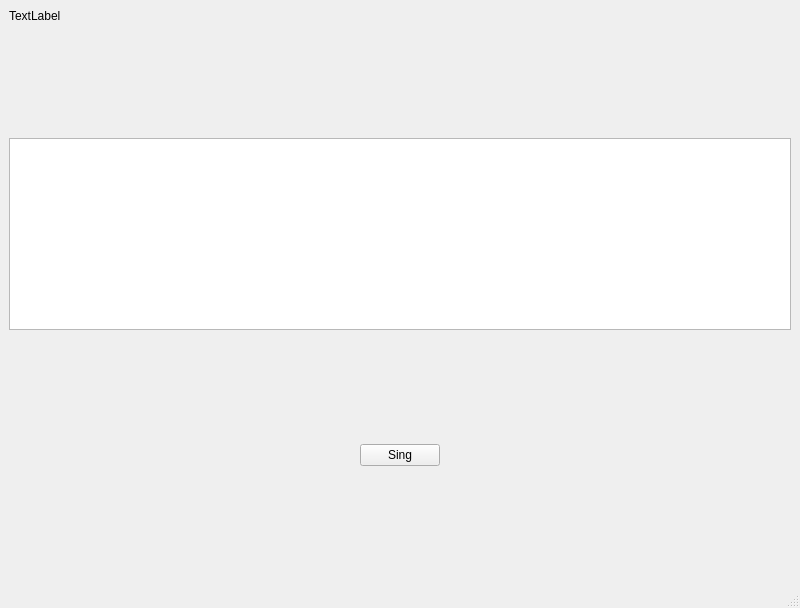
<?xml version="1.0" encoding="UTF-8"?>
<ui version="4.0">
 <class>MainWindow</class>
 <widget class="QMainWindow" name="MainWindow">
  <property name="geometry">
   <rect>
    <x>0</x>
    <y>0</y>
    <width>800</width>
    <height>608</height>
   </rect>
  </property>
  <property name="windowTitle">
   <string>MainWindow</string>
  </property>
  <widget class="QWidget" name="centralwidget">
   <property name="minimumSize">
    <size>
     <width>800</width>
     <height>0</height>
    </size>
   </property>
   <layout class="QVBoxLayout" name="verticalLayout_2">
    <item>
     <layout class="QVBoxLayout" name="verticalLayout">
      <property name="spacing">
       <number>4</number>
      </property>
      <item>
       <widget class="QLabel" name="label">
        <property name="text">
         <string>TextLabel</string>
        </property>
       </widget>
      </item>
      <item>
       <spacer name="verticalSpacer_3">
        <property name="orientation">
         <enum>Qt::Orientation::Vertical</enum>
        </property>
        <property name="sizeHint" stdset="0">
         <size>
          <width>20</width>
          <height>40</height>
         </size>
        </property>
       </spacer>
      </item>
      <item>
       <widget class="QTextEdit" name="textEdit">
        <property name="sizePolicy">
         <sizepolicy hsizetype="Minimum" vsizetype="Minimum">
          <horstretch>0</horstretch>
          <verstretch>0</verstretch>
         </sizepolicy>
        </property>
        <property name="minimumSize">
         <size>
          <width>200</width>
          <height>60</height>
         </size>
        </property>
       </widget>
      </item>
      <item>
       <spacer name="verticalSpacer">
        <property name="orientation">
         <enum>Qt::Orientation::Vertical</enum>
        </property>
        <property name="sizeHint" stdset="0">
         <size>
          <width>20</width>
          <height>40</height>
         </size>
        </property>
       </spacer>
      </item>
      <item alignment="Qt::AlignmentFlag::AlignHCenter">
       <widget class="QPushButton" name="pushbutton">
        <property name="sizePolicy">
         <sizepolicy hsizetype="Fixed" vsizetype="Fixed">
          <horstretch>0</horstretch>
          <verstretch>0</verstretch>
         </sizepolicy>
        </property>
        <property name="text">
         <string>Sing</string>
        </property>
       </widget>
      </item>
      <item>
       <spacer name="verticalSpacer_2">
        <property name="orientation">
         <enum>Qt::Orientation::Vertical</enum>
        </property>
        <property name="sizeHint" stdset="0">
         <size>
          <width>20</width>
          <height>40</height>
         </size>
        </property>
       </spacer>
      </item>
     </layout>
    </item>
   </layout>
  </widget>
  <widget class="QMenuBar" name="menubar">
   <property name="geometry">
    <rect>
     <x>0</x>
     <y>0</y>
     <width>800</width>
     <height>17</height>
    </rect>
   </property>
  </widget>
  <widget class="QStatusBar" name="statusbar"/>
 </widget>
 <resources/>
 <connections/>
</ui>
